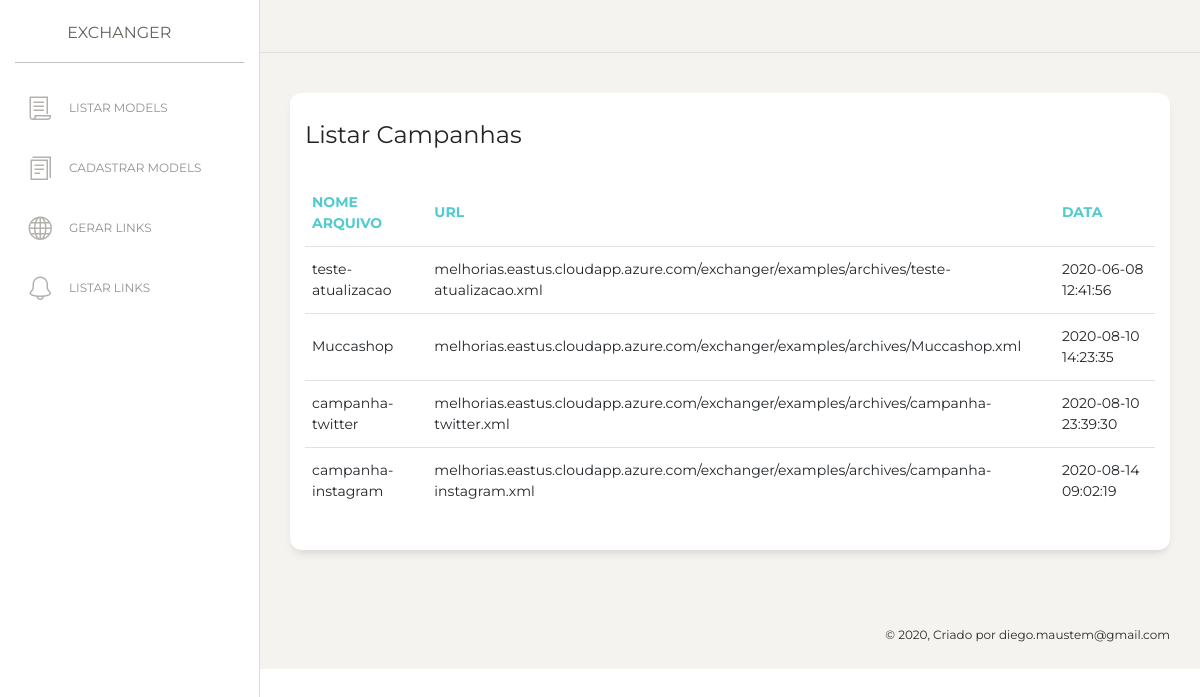
Screenshot of /examples/listarLinks.php with the database file from the repository.
### tables this page shows
CREATE TABLE `urls_actual` (
  `id_a` int(11) NOT NULL,
  `urlatual` varchar(150) DEFAULT NULL,
  `datta` varchar(20) DEFAULT current_timestamp(),
  `nome` varchar(30) DEFAULT NULL
);

### examples/listarLinks.php (the view, shortened to what this page needs)
<?php
include_once 'conection.php';
   $sql = $conn->prepare ("SELECT nome, urlatual, datta FROM urls_actual ");
   $sql->execute();
?>
<!DOCTYPE html>
<html lang="en">
<head>
  <link href="https://maxcdn.bootstrapcdn.com/font-awesome/latest/css/font-awesome.min.css" rel="stylesheet">
  <link href="../assets/css/bootstrap.min.css" rel="stylesheet" />
  <link href="../assets/css/paper-dashboard.css?v=2.0.1" rel="stylesheet" />
  <link href="../assets/demo/demo.css" rel="stylesheet" />
</head>
<body class="">
  <div class="wrapper ">
    <div class="sidebar" data-color="white" data-active-color="danger">
      <div class="logo">
        <a href="https://www.creative-tim.com" class="simple-text logo-mini">
        </a>
         <a href="../index.php" class="simple-text logo-normal">
          Exchanger
        </a>
      </div>
      <div class="sidebar-wrapper">
        <ul class="nav">
          <li>
            <a href="listarmodels.php">
              <i class="nc-icon nc-paper"></i>
              <p>Listar Models</p>
            </a>
          </li>
          <li>
            <a href="cadastrarmodels.php">
              <i class="nc-icon nc-single-copy-04"></i>
              <p>Cadastrar Models</p>
            </a>
          </li>
          <li>
            <a href="gerarlink.php">
              <i class="nc-icon nc-globe"></i>
              <p>Gerar Links</p>
            </a>
          </li>
          <li>
            <a href="listarLinks.php">
              <i class="nc-icon nc-bell-55"></i>
              <p>Listar Links</p>
            </a>
          </li>
        </ul>
      </div>
    </div>
    <div class="main-panel">
      <nav class="navbar navbar-expand-lg navbar-absolute fixed-top navbar-transparent">
        <div class="container-fluid">
          <div class="navbar-wrapper">
          </div>
        </div>
      </nav>
      <div class="content">
        <div class="row">
          <div class="col-md-12">
            <div class="card">
              <div class="card-header">
                <h4 class="card-title">Listar Campanhas </h4>
              </div>
              <div class="card-body">
                <div class="table-responsive">
                  <table class="table">
                    <thead class=" text-primary">
                      <th>Nome Arquivo</th>
                      <th>Url</th>
                      <th>Data</th>
                    </thead>
                    <tbody>
                      <?php while($variavel=$sql->fetch(PDO::FETCH_ASSOC)){ ?>
                        <tr>
                          <td><?php echo $variavel["nome"]?> </td>
                          <td><?php echo $variavel["urlatual"]?></td>
                          <td><?php echo $variavel["datta"]?></td>
                        </tr>
                      <?php } ?>
                    </tbody>
                  </table>
                </div>
              </div>
            </div>
          </div>
        </div>
      </div>
      <footer class="footer footer-black  footer-white ">
        <div class="container-fluid">
          <div class="row">
            <div class="credits ml-auto">
              <span class="copyright">
                © , Criado por diego.maustem@gmail.com
              </span>
            </div>
          </div>
        </div>
      </footer>
    </div>
  </div>
</body>
</html>

### rows the page displays
urls_actual: nome "teste-atualizacao", urlatual "melhorias.eastus.cloudapp.azure.com/exchanger/examples/archives/teste-atualizacao.xml", datta "2020-06-08 12:41:56"
urls_actual: nome "Muccashop", urlatual "melhorias.eastus.cloudapp.azure.com/exchanger/examples/archives/Muccashop.xml", datta "2020-08-10 14:23:35"
urls_actual: nome "campanha-twitter", urlatual "melhorias.eastus.cloudapp.azure.com/exchanger/examples/archives/campanha-twitter.xml", datta "2020-08-10 23:39:30"
urls_actual: nome "campanha-instagram", urlatual "melhorias.eastus.cloudapp.azure.com/exchanger/examples/archives/campanha-instagram.xml", datta "2020-08-14 09:02:19"
